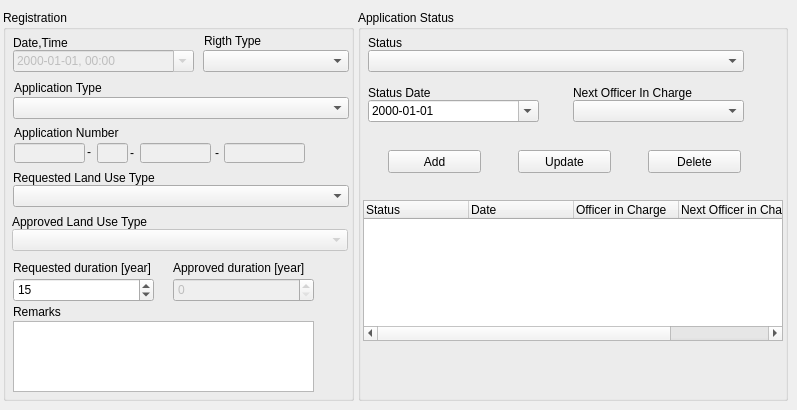
   <widget class="QWidget" name="application_detail_tab">
    <attribute name="title">
     <string>Application Details</string>
    </attribute>
    <widget class="QGroupBox" name="registration_group_box">
     <property name="geometry">
      <rect>
       <x>3</x>
       <y>10</y>
       <width>351</width>
       <height>391</height>
      </rect>
     </property>
     <property name="title">
      <string>Registration</string>
     </property>
     <widget class="QDateTimeEdit" name="date_time_date">
      <property name="enabled">
       <bool>false</bool>
      </property>
      <property name="geometry">
       <rect>
        <x>10</x>
        <y>40</y>
        <width>181</width>
        <height>22</height>
       </rect>
      </property>
      <property name="buttonSymbols">
       <enum>QAbstractSpinBox::NoButtons</enum>
      </property>
      <property name="displayFormat">
       <string>yyyy-MM-dd, hh:mm</string>
      </property>
      <property name="calendarPopup">
       <bool>true</bool>
      </property>
     </widget>
     <widget class="QComboBox" name="application_type_cbox">
      <property name="enabled">
       <bool>true</bool>
      </property>
      <property name="geometry">
       <rect>
        <x>10</x>
        <y>87</y>
        <width>336</width>
        <height>22</height>
       </rect>
      </property>
     </widget>
     <widget class="QLineEdit" name="application_num_first_edit">
      <property name="enabled">
       <bool>false</bool>
      </property>
      <property name="geometry">
       <rect>
        <x>11</x>
        <y>133</y>
        <width>71</width>
        <height>20</height>
       </rect>
      </property>
     </widget>
     <widget class="QLineEdit" name="application_num_middle_edit">
      <property name="enabled">
       <bool>false</bool>
      </property>
      <property name="geometry">
       <rect>
        <x>137</x>
        <y>133</y>
        <width>71</width>
        <height>20</height>
       </rect>
      </property>
     </widget>
     <widget class="QLineEdit" name="application_num_last_edit">
      <property name="enabled">
       <bool>false</bool>
      </property>
      <property name="geometry">
       <rect>
        <x>221</x>
        <y>133</y>
        <width>81</width>
        <height>20</height>
       </rect>
      </property>
     </widget>
     <widget class="QLabel" name="label_2">
      <property name="geometry">
       <rect>
        <x>10</x>
        <y>25</y>
        <width>181</width>
        <height>16</height>
       </rect>
      </property>
      <property name="text">
       <string>Date,Time</string>
      </property>
     </widget>
     <widget class="QLabel" name="label_3">
      <property name="geometry">
       <rect>
        <x>11</x>
        <y>70</y>
        <width>291</width>
        <height>16</height>
       </rect>
      </property>
      <property name="text">
       <string>Application Type</string>
      </property>
     </widget>
     <widget class="QLabel" name="label_4">
      <property name="geometry">
       <rect>
        <x>11</x>
        <y>115</y>
        <width>281</width>
        <height>16</height>
       </rect>
      </property>
      <property name="text">
       <string>Application Number</string>
      </property>
     </widget>
     <widget class="QLabel" name="duration_request_label">
      <property name="geometry">
       <rect>
        <x>10</x>
        <y>250</y>
        <width>161</width>
        <height>16</height>
       </rect>
      </property>
      <property name="text">
       <string>Requested duration [year]</string>
      </property>
     </widget>
     <widget class="QLabel" name="duration_approved_label">
      <property name="geometry">
       <rect>
        <x>170</x>
        <y>250</y>
        <width>151</width>
        <height>16</height>
       </rect>
      </property>
      <property name="text">
       <string>Approved duration [year]</string>
      </property>
     </widget>
     <widget class="QLabel" name="label_7">
      <property name="geometry">
       <rect>
        <x>10</x>
        <y>294</y>
        <width>171</width>
        <height>16</height>
       </rect>
      </property>
      <property name="text">
       <string>Remarks</string>
      </property>
     </widget>
     <widget class="QComboBox" name="requested_land_use_type_cbox">
      <property name="geometry">
       <rect>
        <x>10</x>
        <y>175</y>
        <width>336</width>
        <height>22</height>
       </rect>
      </property>
     </widget>
     <widget class="QLabel" name="label_8">
      <property name="geometry">
       <rect>
        <x>10</x>
        <y>160</y>
        <width>271</width>
        <height>16</height>
       </rect>
      </property>
      <property name="text">
       <string>Requested Land Use Type</string>
      </property>
     </widget>
     <widget class="QSpinBox" name="approved_year_spin_box">
      <property name="enabled">
       <bool>false</bool>
      </property>
      <property name="geometry">
       <rect>
        <x>170</x>
        <y>268</y>
        <width>141</width>
        <height>24</height>
       </rect>
      </property>
      <property name="maximum">
       <number>2900</number>
      </property>
      <property name="value">
       <number>0</number>
      </property>
     </widget>
     <widget class="QSpinBox" name="requested_year_spin_box">
      <property name="geometry">
       <rect>
        <x>10</x>
        <y>268</y>
        <width>141</width>
        <height>24</height>
       </rect>
      </property>
      <property name="maximum">
       <number>500</number>
      </property>
      <property name="value">
       <number>15</number>
      </property>
     </widget>
     <widget class="QTextEdit" name="remarks_text_edit">
      <property name="geometry">
       <rect>
        <x>10</x>
        <y>311</y>
        <width>301</width>
        <height>71</height>
       </rect>
      </property>
     </widget>
     <widget class="QLineEdit" name="application_num_type_edit">
      <property name="enabled">
       <bool>false</bool>
      </property>
      <property name="geometry">
       <rect>
        <x>94</x>
        <y>133</y>
        <width>31</width>
        <height>20</height>
       </rect>
      </property>
     </widget>
     <widget class="QLabel" name="label_43">
      <property name="geometry">
       <rect>
        <x>84</x>
        <y>134</y>
        <width>16</width>
        <height>16</height>
       </rect>
      </property>
      <property name="text">
       <string>-</string>
      </property>
     </widget>
     <widget class="QLabel" name="label_44">
      <property name="geometry">
       <rect>
        <x>127</x>
        <y>135</y>
        <width>16</width>
        <height>16</height>
       </rect>
      </property>
      <property name="text">
       <string>-</string>
      </property>
     </widget>
     <widget class="QLabel" name="label_45">
      <property name="geometry">
       <rect>
        <x>212</x>
        <y>135</y>
        <width>16</width>
        <height>16</height>
       </rect>
      </property>
      <property name="text">
       <string>-</string>
      </property>
     </widget>
     <widget class="QComboBox" name="approved_land_use_type_cbox">
      <property name="enabled">
       <bool>false</bool>
      </property>
      <property name="geometry">
       <rect>
        <x>9</x>
        <y>219</y>
        <width>336</width>
        <height>22</height>
       </rect>
      </property>
     </widget>
     <widget class="QLabel" name="label_16">
      <property name="geometry">
       <rect>
        <x>9</x>
        <y>204</y>
        <width>271</width>
        <height>16</height>
       </rect>
      </property>
      <property name="text">
       <string>Approved Land Use Type</string>
      </property>
     </widget>
     <widget class="QComboBox" name="rigth_type_cbox">
      <property name="enabled">
       <bool>true</bool>
      </property>
      <property name="geometry">
       <rect>
        <x>200</x>
        <y>40</y>
        <width>146</width>
        <height>22</height>
       </rect>
      </property>
     </widget>
     <widget class="QLabel" name="label_32">
      <property name="geometry">
       <rect>
        <x>201</x>
        <y>23</y>
        <width>141</width>
        <height>16</height>
       </rect>
      </property>
      <property name="text">
       <string>Rigth Type</string>
      </property>
     </widget>
    </widget>
    <widget class="QGroupBox" name="application_status_group_box">
     <property name="geometry">
      <rect>
       <x>358</x>
       <y>10</y>
       <width>430</width>
       <height>391</height>
      </rect>
     </property>
     <property name="title">
      <string>Application Status</string>
     </property>
     <widget class="QLabel" name="label_9">
      <property name="geometry">
       <rect>
        <x>10</x>
        <y>25</y>
        <width>161</width>
        <height>16</height>
       </rect>
      </property>
      <property name="text">
       <string>Status</string>
      </property>
     </widget>
     <widget class="QLabel" name="label_10">
      <property name="geometry">
       <rect>
        <x>215</x>
        <y>75</y>
        <width>201</width>
        <height>16</height>
       </rect>
      </property>
      <property name="text">
       <string>Next Officer In Charge</string>
      </property>
     </widget>
     <widget class="QDateEdit" name="status_date_date">
      <property name="geometry">
       <rect>
        <x>10</x>
        <y>90</y>
        <width>171</width>
        <height>22</height>
       </rect>
      </property>
      <property name="displayFormat">
       <string>yyyy-MM-dd</string>
      </property>
      <property name="calendarPopup">
       <bool>true</bool>
      </property>
     </widget>
     <widget class="QLabel" name="label_11">
      <property name="geometry">
       <rect>
        <x>10</x>
        <y>75</y>
        <width>171</width>
        <height>16</height>
       </rect>
      </property>
      <property name="text">
       <string>Status Date</string>
      </property>
     </widget>
     <widget class="QPushButton" name="add_button">
      <property name="geometry">
       <rect>
        <x>30</x>
        <y>140</y>
        <width>93</width>
        <height>23</height>
       </rect>
      </property>
      <property name="text">
       <string>Add</string>
      </property>
     </widget>
     <widget class="QPushButton" name="update_button">
      <property name="geometry">
       <rect>
        <x>160</x>
        <y>140</y>
        <width>93</width>
        <height>23</height>
       </rect>
      </property>
      <property name="text">
       <string>Update</string>
      </property>
     </widget>
     <widget class="QPushButton" name="delete_button">
      <property name="geometry">
       <rect>
        <x>290</x>
        <y>140</y>
        <width>93</width>
        <height>23</height>
       </rect>
      </property>
      <property name="text">
       <string>Delete</string>
      </property>
     </widget>
     <widget class="QTableWidget" name="application_status_twidget">
      <property name="geometry">
       <rect>
        <x>5</x>
        <y>190</y>
        <width>420</width>
        <height>141</height>
       </rect>
      </property>
      <attribute name="horizontalHeaderDefaultSectionSize">
       <number>105</number>
      </attribute>
      <column>
       <property name="text">
        <string>Status</string>
       </property>
       <property name="textAlignment">
        <set>AlignLeft|AlignVCenter</set>
       </property>
      </column>
      <column>
       <property name="text">
        <string>Date</string>
       </property>
       <property name="textAlignment">
        <set>AlignLeft|AlignVCenter</set>
       </property>
      </column>
      <column>
       <property name="text">
        <string>Officer in Charge</string>
       </property>
       <property name="textAlignment">
        <set>AlignLeft|AlignVCenter</set>
       </property>
      </column>
      <column>
       <property name="text">
        <string>Next Officer in Charge</string>
       </property>
       <property name="textAlignment">
        <set>AlignLeft|AlignVCenter</set>
       </property>
      </column>
     </widget>
     <widget class="QComboBox" name="status_cbox">
      <property name="geometry">
       <rect>
        <x>10</x>
        <y>40</y>
        <width>376</width>
        <height>22</height>
       </rect>
      </property>
     </widget>
     <widget class="QComboBox" name="next_officer_in_charge_cbox">
      <property name="geometry">
       <rect>
        <x>215</x>
        <y>90</y>
        <width>171</width>
        <height>22</height>
       </rect>
      </property>
     </widget>
    </widget>
   </widget>
